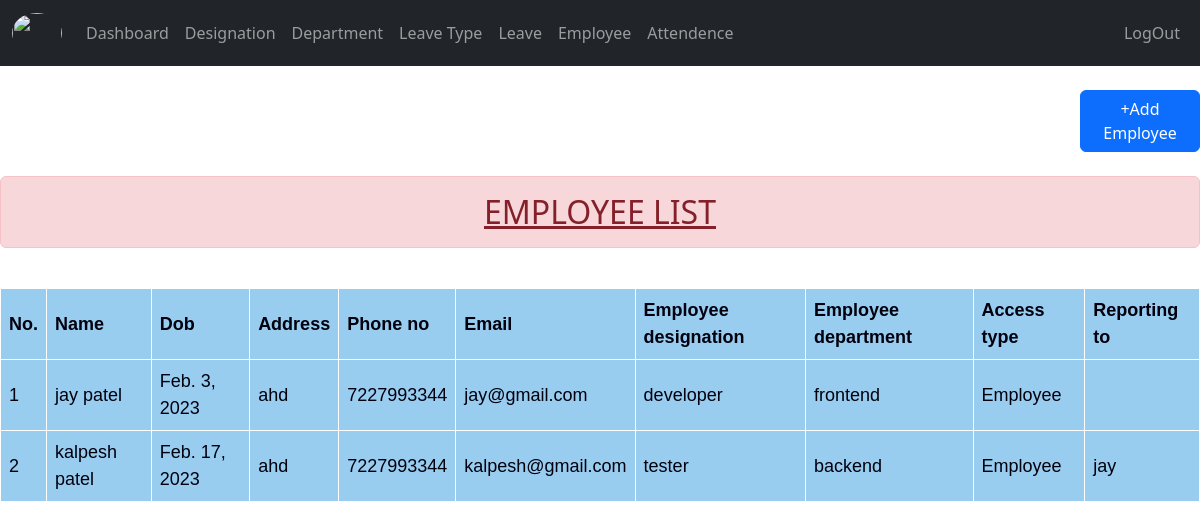
/useremployee_list/ (signed in), run on the app's committed database.
### employee/models.py (models this page shows, shortened)
class Employee(models.Model):
    user = models.OneToOneField(User, on_delete=models.CASCADE,null=True,related_name='employee_user')
    first_name = models.CharField(max_length=100)
    last_name = models.CharField(max_length=100)
    dob = models.DateField()
    address = models.TextField()
    phone_no = models.BigIntegerField()
    email = models.EmailField()
    password = models.CharField(max_length=12)
    employee_designation = models.ForeignKey(designation,on_delete=models.CASCADE)
    employee_department = models.ForeignKey(department,on_delete=models.CASCADE)
    access_status = (
        ('A','Admin'),
        ('E','Employee')
    )
    acess_type = models.CharField(max_length=20,choices=access_status)
    reporting_to = models.ForeignKey('self',on_delete=models.CASCADE,blank=True,null=True)

class designation(models.Model):
    designation_name = models.CharField(max_length=100)
    def __str__(self):
        return self.designation_name

class department(models.Model):
    department_name = models.CharField(max_length=100)
    code = models.CharField(max_length=100)
    def __str__(self):
        return self.department_name

### employee/views.py (the view)
# urls.py: path('useremployee_list/',views.useremployee_list,name='useremployee_list'),
@login_required(login_url='/')
def useremployee_list(request):
    data = Employee.objects.all()
    return render(request,"employee folder/employee_list.html",{'data':data})

### templates/employee folder/employee_list.html (shortened to what this page needs)
{%extends 'base.html'%}
{%block content%}
<head>
</head>
<body class="list">
{% if user.is_superuser %}
<a href="{%url 'employee:useremployee_form'%}" class="btn btn-primary" style="margin:0% 0% 0% 90%;">+Add Employee</a></br></br>
{%endif%}
    <center>
        <h2 class="alert alert-danger"><u>EMPLOYEE LIST</u></h2>
    </center><br>
    <div class="col-sm-4-COL-56" style="margin-left:0%;">
  <table>
    <tr>
      <th>No.</th>
      <th>Name</th>
      <th>Dob</th>
      <th>Address</th>
      <th>Phone no</th>
      <th>Email</th>
      <th>Employee designation</th>
      <th>Employee department</th>
      <th>Access type</th>
      <th>Reporting to</th>
    </tr>
    <tr>
      {%for e_list in data%}
      <td>{{forloop.counter}}</td>
      <td>{{e_list.first_name}} {{e_list.last_name}}</td>
      <td>{{e_list.dob}}</td>
      <td>{{e_list.address}}</td>
      <td>{{e_list.phone_no}}</td>
      <td>{{e_list.email}}</td>
      <td>{{e_list.employee_designation}}</td>
      <td>{{e_list.employee_department}}</td>
      <td>{{e_list.get_acess_type_display}}</td>
      <td>{{e_list.reporting_to.first_name}}</td>
    </tr>
    {% endfor %}
  </table>
  </div>
  <br />
</body>
{%endblock%}

### templates/base.html (shortened to what this page needs)
{%load static%}
<!DOCTYPE html>
<html>
<head>
  <link href="https://cdn.jsdelivr.net/npm/bootstrap@5.2.3/dist/css/bootstrap.min.css" rel="stylesheet">
</head>
<body>
  <nav class="navbar navbar-expand-sm navbar-dark bg-dark sticky-top">
    <div class="container-fluid">
      <a
        href="https://www.google.com/search?q=india&source=lmns&bih=969&biw=1920&hl=en&sa=X&ved=2ahUKEwj567Xv3938AhXHiNgFHXKUB04Q_AUoAHoECAEQAA">
        <img class="navbar-brand" src="/static/image/india.png" style="height: 50px; width: 50px; border-radius: 50%;"
          class="rounded-circle"></a>
      <div class="collapse navbar-collapse" id="mynavbar">
        <ul class="navbar-nav me-auto">
          <li class="nav-item">
            <a class="nav-link" href="{%url 'employee:userdashboard'%}">Dashboard</a>
          </li>
          <li class="nav-item">
            <a class="nav-link" href="{%url 'employee:userdesignation_list'%}">Designation</a>
          </li>
          <li class="nav-item">
            <a class="nav-link" href="{%url 'employee:userdepartment_list'%}">Department</a>
          </li>
          <li class="nav-item">
            <a class="nav-link" href="{%url 'employee:userleave_type_list'%}">Leave Type</a>
          </li>
          <li class="nav-item">
            <a class="nav-link" href="{%url 'employee:userleave_list'%}">Leave</a>
          </li>
          <li class="nav-item">
            <a class="nav-link" href="{%url 'employee:useremployee_list'%}">Employee</a>
          </li>
          <li class="nav-item">
            <a class="nav-link" href="{%url 'employee:user_attendence'%}">Attendence</a>
          </li>
        </ul>
        <ul class="nav navbar-nav navbar-right">
          {%if request.user.is_authenticated%}
          <li><a class="nav-link" href="{%url 'employee:userlogout'%}"> LogOut</a></li>
          {%else%}
          <li><a class="nav-link" href="{%url 'employee:userlogin'%}">Login</a></li>
          {%endif%}
        </ul>
      </div>
    </div>
  </nav>
{%block content%}
{%endblock%}
</body>
</html>

### templates/employee folder/employee_list.html (style rules this page uses)
table { font-family: arial, sans-serif; border-collapse: collapse; width: 100%; }
td, th { text-align: left; padding: 8px; color: rgb(1, 1, 14); font-size: large; }
.list { background-image: url('/static/image/dark2.webp'); background-repeat: no-repeat; background-attachment: fixed; background-size: cover; }
table, th, td { border: 1px solid white; border-collapse: collapse; }
th, td { background-color: #99cdf0; }

### data on the page
Employee: first_name "jay", last_name "patel", dob "Feb. 3, 2023", address "ahd", phone_no "7227993344", email "jay@gmail.com", employee_designation "developer", employee_department "frontend", acess_type "Employee"
Employee: first_name "kalpesh", last_name "patel", dob "Feb. 17, 2023", address "ahd", phone_no "7227993344", email "kalpesh@gmail.com", employee_designation "tester", employee_department "backend", acess_type "Employee", reporting_to.first_name "jay"
